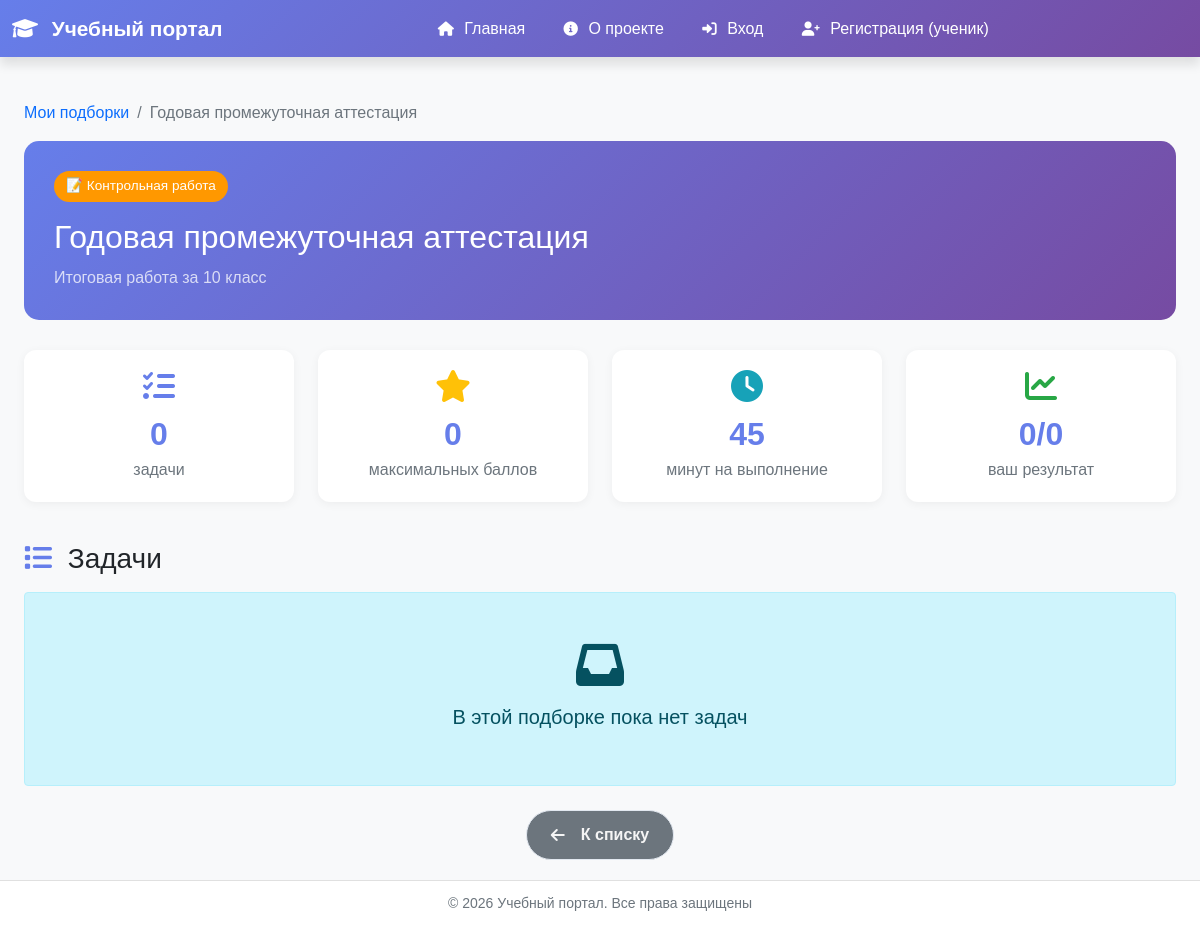
/tasks/collections/1/, run on an earlier commit of the app's database.
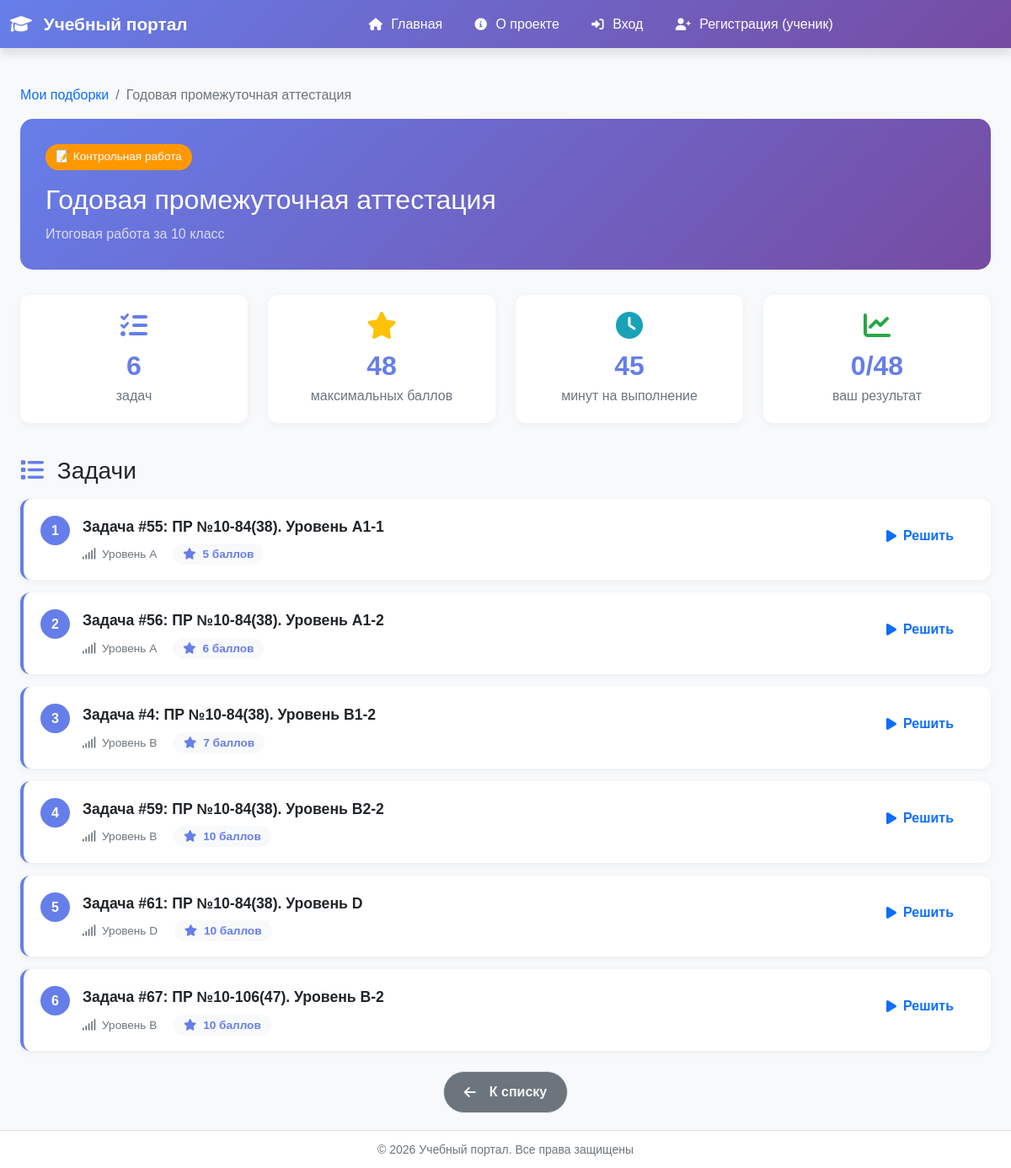
And on a later commit of the database.
### task_description_app/models.py (models this page shows, shortened)
class Collection(models.Model):
    COLLECTION_TYPES = (
        ('lesson', 'Урок'),
        ('test', 'Контрольная работа'),
        ('exam', 'Экзамен'),
        ('homework', 'Домашнее задание'),
    )
    title = models.CharField('Название', max_length=200)
    description = models.TextField('Описание', blank=True)
    collection_type = models.CharField('Тип', max_length=20, choices=COLLECTION_TYPES, default='lesson')
    author = models.ForeignKey(
        settings.AUTH_USER_MODEL,
        on_delete=models.CASCADE,
        related_name='created_collections'
    )
    target_class = models.CharField('Класс', max_length=50, blank=True)
    target_group = models.IntegerField('Группа', null=True, blank=True)
    is_public = models.BooleanField('Публичная', default=True)
    show_results = models.BooleanField('Показывать результаты', default=True)
    time_limit = models.IntegerField('Ограничение времени (мин)', null=True, blank=True)
    created_at = models.DateTimeField(auto_now_add=True)
    updated_at = models.DateTimeField(auto_now=True)
    tasks = models.ManyToManyField(Task, through='CollectionItem', related_name='collections')
    class Meta:
        ordering = ['-created_at']
        verbose_name = 'Подборка задач'
        verbose_name_plural = 'Подборки задач'
    def get_total_score(self):
        return sum(item.max_score for item in self.collection_items.all())

class CollectionItem(models.Model):
    collection = models.ForeignKey(
        Collection,
        on_delete=models.CASCADE,
        related_name='collection_items'
    )
    task = models.ForeignKey(Task, on_delete=models.CASCADE)
    order = models.IntegerField('Порядок', default=0)
    max_score = models.IntegerField('Максимальный балл', default=10)
    required = models.BooleanField('Обязательная', default=True)
    class Meta:
        ordering = ['order']
        unique_together = ['collection', 'task']

class Task(models.Model):
    title = models.CharField(
        max_length=200,
        blank=True,
        verbose_name='Название задачи'
    )
    description = models.TextField(
        verbose_name="Описание",
        blank=True
    )
    difficulty = models.ForeignKey(
        DifficultyLevel,
        on_delete=models.PROTECT,
        related_name='tasks',
        verbose_name='Уровень сложности'
    )
    created_at = models.DateTimeField(auto_now_add=True)
    is_public = models.BooleanField(
        verbose_name='Публичная',
        default=True
    )
    path = models.CharField(
        verbose_name='Путь к task.md',
        max_length=500
    )
    test_files = models.JSONField(
        verbose_name='Файлы тестов',
        default=list
    )  # список файлов
    total_attempts = models.PositiveIntegerField(
        default=0,
        verbose_name='Всего попыток'
    )
    perfect_solutions = models.PositiveIntegerField(
        default=0,
        verbose_name='Успешных на 100% попыток'
    )
    last_attempt_at = models.DateTimeField(
        null=True,
        blank=True,
        auto_now_add=True,
        verbose_name='Последняя попытка'
    )

class DifficultyLevel(models.Model):
    DIFFICULTY_CHOICES = [
        ('easy', 'Легкий'),
        ('medium', 'Средний'),
        ('hard', 'Сложный'),
        ('very_hard', 'Очень сложный'),
        ('expert', 'Эксперт'),
    ]
    COLOR_CHOICES = [
        ('success', 'Зеленый (Easy)'),
        ('warning', 'Желтый (Medium)'),
        ('danger', 'Красный (Hard)'),
        ('brown', 'Коричневый (Very_Hard)'),
        ('dark', 'Черный (Expert)'),
    ]
    level_name = models.CharField(
        max_length=20,
        choices=DIFFICULTY_CHOICES,
        default='easy',
        unique=True,
        verbose_name='Уровень сложности'
    )
    display_name = models.CharField(
        max_length=50,
        verbose_name='Отображаемое название'
    )
    level_order = models.PositiveIntegerField(
        default=0,
        verbose_name='Порядок сортировки'
    )
    color_code = models.CharField(
        max_length=20,
        choices=COLOR_CHOICES,
        default='secondary',
        verbose_name='Цвет для отображения'
    )
    description = models.TextField(
        blank=True,
        verbose_name='Описание уровня'
    )
    class Meta:
        verbose_name = 'Уровень сложности'
        verbose_name_plural = 'Уровни сложности'
        ordering = ['level_order', 'id']

### task_description_app/views.py (the view)
# urls.py: path('collections/<int:collection_id>/', views.collection_detail, name='collection_detail'),
def collection_detail(request, collection_id):
    collection = get_object_or_404(Collection, id=collection_id)
    if not collection.is_public and collection.author != request.user:
        return redirect('home')
    items = collection.collection_items.select_related('task').order_by('order')
    attempt = None
    if request.user.is_authenticated and request.user.user_type == 'student':
        attempt = CollectionAttempt.objects.filter(
            collection=collection,
            student=request.user
        ).first()
    context = {
        'collection': collection,
        'items': items,
        'attempt': attempt,
        'title': collection.title,
    }
    return render(request, 'task_description_app/collection_detail.html', context)

### templates/task_description_app/collection_detail.html (shortened to what this page needs)
{% extends "base.html" %}
{% load static %}
{% load pluralize_ru %}
{% block content %}
    <div class="container mt-4">
        <nav aria-label="breadcrumb">
            <ol class="breadcrumb">
                <li class="breadcrumb-item"><a href="{% url 'tasks:collection_list' %}" class="text-decoration-none">Мои
                    подборки</a></li>
                <li class="breadcrumb-item active" aria-current="page">{{ collection.title }}</li>
            </ol>
        </nav>
        <div class="collection-header">
            <div class="d-flex justify-content-between align-items-start">
                <div>
                <span class="collection-badge badge-{{ collection.collection_type }}">
                    {% if collection.collection_type == 'lesson' %}
                        📚 Урок
                    {% elif collection.collection_type == 'test' %}
                        📝 Контрольная работа
                    {% elif collection.collection_type == 'exam' %}
                        🎓 Экзамен
                    {% else %}
                        🏠 Домашнее задание
                    {% endif %}
                </span>
                    <h1 class="mt-3">{{ collection.title }}</h1>
                    <p class="mb-0 opacity-75">{{ collection.description }}</p>
                </div>
            </div>
        </div>
        <div class="row mb-4">
            <div class="col-md-3 mb-3">
                <div class="stats-card">
                    <i class="fas fa-tasks fa-2x mb-2" style="color: #667eea;"></i>
                    <div class="stats-number">{{ items|length }}</div>
                    <div class="text-muted">{% if items|length == 1 %}задача{% elif items|length < 5 %}задачи{% else %}
                        задач{% endif %}</div>
                </div>
            </div>
            <div class="col-md-3 mb-3">
                <div class="stats-card">
                    <i class="fas fa-star fa-2x mb-2" style="color: #ffc107;"></i>
                    <div class="stats-number">{{ collection.get_total_score }}</div>
                    <div class="text-muted">максимальных баллов</div>
                </div>
            </div>
            <div class="col-md-3 mb-3">
                <div class="stats-card">
                    <i class="fas fa-clock fa-2x mb-2" style="color: #17a2b8;"></i>
                    <div class="stats-number">
                        {% if collection.time_limit %}
                            {{ collection.time_limit }}
                        {% else %}
                            ∞
                        {% endif %}
                    </div>
                    <div class="text-muted">минут на выполнение</div>
                </div>
            </div>
            <div class="col-md-3 mb-3">
                <div class="stats-card">
                    <i class="fas fa-chart-line fa-2x mb-2" style="color: #28a745;"></i>
                    <div class="stats-number">
                        {% if attempt %}
                            {{ attempt.score }}/{{ attempt.max_score }}
                        {% else %}
                            0/{{ collection.get_total_score }}
                        {% endif %}
                    </div>
                    <div class="text-muted">ваш результат</div>
                </div>
            </div>
        </div>
        <h3 class="mb-3">
            <i class="fas fa-list me-2" style="color: #667eea;"></i>
            Задачи
        </h3>
        {% if items %}
            {% for item in items %}
                <div class="task-item">
                    <div class="d-flex align-items-start">
                        <div class="task-number">{{ forloop.counter }}</div>
                        <div class="flex-grow-1">
                            <div class="task-title">
                                Задача #{{ item.task.id }}: {{ item.task.title|default:"Без названия" }}
                            </div>
                            <div class="task-meta">
                        <span class="me-3">
                            <i class="fas fa-signal me-1"></i>
                            {% if item.task.difficulty %}
                                {{ item.task.difficulty.display_name }}
                            {% else %}
                                Не указан
                            {% endif %}
                        </span>
                                <span class="task-score">
                            <i class="fas fa-star me-1"></i>
                            {{ item.max_score }} баллов
                        </span>
                            </div>
                        </div>
                        <div>
                            {% if user.user_type == 'teacher' %}
                                <a href="{% url 'tasks:task_detail' item.task.id %}"
                                   class="btn btn-sm btn-outline-primary" target="_blank">
                                    <i class="fas fa-eye"></i> Просмотр
                                </a>
                            {% else %}
                                <a href="{% url 'tasks:task_detail' item.task.id %}"
                                   class="btn btn-sm btn-outline-primary">
                                    <i class="fas fa-play"></i> Решить
                                </a>
                            {% endif %}
                        </div>
                    </div>
                </div>
            {% endfor %}
        {% else %}
            <div class="alert alert-info text-center py-5">
                <i class="fas fa-inbox fa-3x mb-3"></i>
                <h5>В этой подборке пока нет задач</h5>
            </div>
        {% endif %}
        <div class="mt-4 d-flex gap-3 justify-content-center">
            <div>
                <a href="{% url 'tasks:collection_list' %}" class="btn btn-secondary">
                    <i class="fas fa-arrow-left me-2"></i>К списку
                </a>
            </div>
        </div>
    </div>
    </div>
{% endblock %}

What changed in the data, as far as the page shows it:
computed for Collection "Годовая промежуточная аттестация": get_total_score "0" → "48"
added CollectionItem: task.id "55", task "ПР №10-84(38). Уровень А1-1", task.difficulty.display_name "Уровень A", max_score "5"
added CollectionItem: task.id "56", task "ПР №10-84(38). Уровень А1-2", task.difficulty.display_name "Уровень A", max_score "6"
added CollectionItem: task.id "4", task "ПР №10-84(38). Уровень B1-2", task.difficulty.display_name "Уровень B", max_score "7"
added CollectionItem: task.id "59", task "ПР №10-84(38). Уровень B2-2", task.difficulty.display_name "Уровень B", max_score "10"
added CollectionItem: task.id "61", task "ПР №10-84(38). Уровень D", task.difficulty.display_name "Уровень D", max_score "10"
added CollectionItem: task.id "67", task "ПР №10-106(47). Уровень B-2", task.difficulty.display_name "Уровень B", max_score "10"
Also different on the page:
{{ items|length }}: "0" → "6"
text no longer shown: "задачи В этой подборке пока нет задач"
text now shown: "задач"
